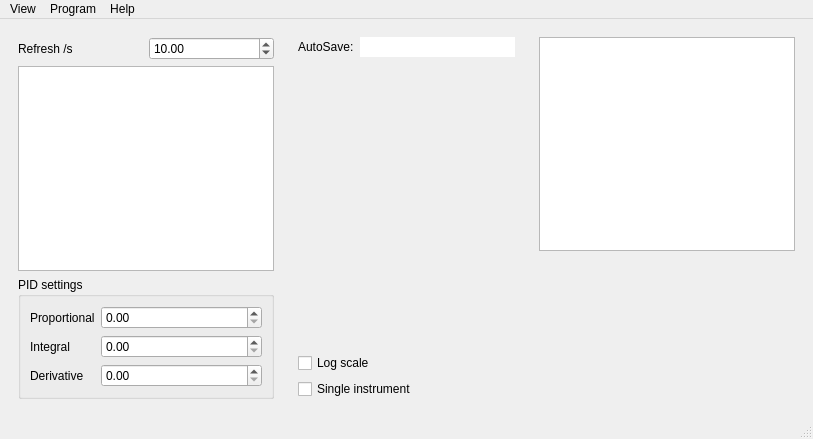
<?xml version="1.0" encoding="UTF-8"?>
<ui version="4.0">
 <class>Controller</class>
 <widget class="QMainWindow" name="Controller">
  <property name="geometry">
   <rect>
    <x>0</x>
    <y>0</y>
    <width>813</width>
    <height>439</height>
   </rect>
  </property>
  <property name="windowTitle">
   <string>MainWindow</string>
  </property>
  <widget class="QWidget" name="centralwidget">
   <layout class="QHBoxLayout" name="horizontalLayout">
    <item>
     <widget class="QWidget" name="instrumentPanel" native="true">
      <layout class="QVBoxLayout" name="verticalLayout">
       <item>
        <layout class="QHBoxLayout" name="horizontalLayout_3">
         <item>
          <widget class="QLabel" name="label">
           <property name="text">
            <string>Refresh /s</string>
           </property>
           <property name="buddy">
            <cstring>refreshRateEditor</cstring>
           </property>
          </widget>
         </item>
         <item>
          <widget class="QDoubleSpinBox" name="refreshRateEditor">
           <property name="minimum">
            <double>0.010000000000000</double>
           </property>
           <property name="maximum">
            <double>3600.000000000000000</double>
           </property>
           <property name="value">
            <double>10.000000000000000</double>
           </property>
          </widget>
         </item>
        </layout>
       </item>
       <item>
        <widget class="QTableView" name="driverView">
         <property name="contextMenuPolicy">
          <enum>Qt::CustomContextMenu</enum>
         </property>
         <property name="selectionMode">
          <enum>QAbstractItemView::SingleSelection</enum>
         </property>
         <property name="selectionBehavior">
          <enum>QAbstractItemView::SelectRows</enum>
         </property>
         <attribute name="horizontalHeaderStretchLastSection">
          <bool>true</bool>
         </attribute>
         <attribute name="verticalHeaderDefaultSectionSize">
          <number>20</number>
         </attribute>
        </widget>
       </item>
       <item>
        <widget class="QGroupBox" name="pidBox">
         <property name="title">
          <string>PID settings</string>
         </property>
         <layout class="QFormLayout" name="formLayout">
          <item row="0" column="0">
           <widget class="QLabel" name="label_2">
            <property name="text">
             <string>Proportional</string>
            </property>
           </widget>
          </item>
          <item row="0" column="1">
           <widget class="QDoubleSpinBox" name="pEditor"/>
          </item>
          <item row="1" column="0">
           <widget class="QLabel" name="label_3">
            <property name="text">
             <string>Integral</string>
            </property>
           </widget>
          </item>
          <item row="1" column="1">
           <widget class="QDoubleSpinBox" name="iEditor"/>
          </item>
          <item row="2" column="0">
           <widget class="QLabel" name="label_4">
            <property name="text">
             <string>Derivative</string>
            </property>
           </widget>
          </item>
          <item row="2" column="1">
           <widget class="QDoubleSpinBox" name="dEditor"/>
          </item>
         </layout>
        </widget>
       </item>
      </layout>
     </widget>
    </item>
    <item>
     <widget class="QWidget" name="monitorPanel" native="true">
      <layout class="QVBoxLayout" name="verticalLayout_2">
       <item>
        <layout class="QHBoxLayout" name="horizontalLayout_2">
         <item>
          <widget class="QLabel" name="autoSaveLabel">
           <property name="text">
            <string>AutoSave:</string>
           </property>
          </widget>
         </item>
         <item>
          <widget class="QLineEdit" name="autoSaveEdit">
           <property name="frame">
            <bool>false</bool>
           </property>
           <property name="readOnly">
            <bool>true</bool>
           </property>
          </widget>
         </item>
        </layout>
       </item>
       <item>
        <widget class="QwtPlot" name="dataPlot">
         <property name="contextMenuPolicy">
          <enum>Qt::CustomContextMenu</enum>
         </property>
        </widget>
       </item>
       <item>
        <layout class="QVBoxLayout" name="verticalLayout_4">
         <item>
          <widget class="QCheckBox" name="dataPlotLogScaleCB">
           <property name="text">
            <string>Log scale</string>
           </property>
          </widget>
         </item>
         <item>
          <widget class="QCheckBox" name="dataPlotSingleInstrumentCB">
           <property name="text">
            <string>Single instrument</string>
           </property>
          </widget>
         </item>
        </layout>
       </item>
      </layout>
     </widget>
    </item>
    <item>
     <widget class="QWidget" name="programPanel" native="true">
      <layout class="QVBoxLayout" name="verticalLayout_3">
       <item>
        <widget class="QTableView" name="programView">
         <property name="sizePolicy">
          <sizepolicy hsizetype="Expanding" vsizetype="Expanding">
           <horstretch>0</horstretch>
           <verstretch>3</verstretch>
          </sizepolicy>
         </property>
         <property name="contextMenuPolicy">
          <enum>Qt::CustomContextMenu</enum>
         </property>
         <attribute name="verticalHeaderVisible">
          <bool>false</bool>
         </attribute>
         <attribute name="verticalHeaderDefaultSectionSize">
          <number>20</number>
         </attribute>
        </widget>
       </item>
       <item>
        <widget class="QwtPlot" name="previewPlot">
         <property name="sizePolicy">
          <sizepolicy hsizetype="Expanding" vsizetype="Expanding">
           <horstretch>0</horstretch>
           <verstretch>2</verstretch>
          </sizepolicy>
         </property>
        </widget>
       </item>
      </layout>
     </widget>
    </item>
   </layout>
  </widget>
  <widget class="QMenuBar" name="menubar">
   <property name="geometry">
    <rect>
     <x>0</x>
     <y>0</y>
     <width>813</width>
     <height>19</height>
    </rect>
   </property>
   <widget class="QMenu" name="menuView">
    <property name="title">
     <string>View</string>
    </property>
    <addaction name="actionShow_program_panel"/>
    <addaction name="actionShow_monitor_panel"/>
    <addaction name="actionShow_PID_settings"/>
    <addaction name="actionShow_instrument_panel"/>
   </widget>
   <widget class="QMenu" name="menuProgram">
    <property name="title">
     <string>Program</string>
    </property>
   </widget>
   <widget class="QMenu" name="menuHelp">
    <property name="title">
     <string>Help</string>
    </property>
    <addaction name="actionAbout_pyhard2"/>
   </widget>
   <addaction name="menuView"/>
   <addaction name="menuProgram"/>
   <addaction name="menuHelp"/>
  </widget>
  <widget class="QStatusBar" name="statusbar"/>
  <action name="actionShow_PID_settings">
   <property name="checkable">
    <bool>true</bool>
   </property>
   <property name="checked">
    <bool>true</bool>
   </property>
   <property name="text">
    <string>Show PID settings</string>
   </property>
  </action>
  <action name="actionShow_instrument_panel">
   <property name="checkable">
    <bool>true</bool>
   </property>
   <property name="checked">
    <bool>true</bool>
   </property>
   <property name="text">
    <string>Show instrument panel</string>
   </property>
  </action>
  <action name="actionShow_monitor_panel">
   <property name="checkable">
    <bool>true</bool>
   </property>
   <property name="checked">
    <bool>true</bool>
   </property>
   <property name="text">
    <string>Show monitor panel</string>
   </property>
  </action>
  <action name="actionShow_program_panel">
   <property name="checkable">
    <bool>true</bool>
   </property>
   <property name="checked">
    <bool>true</bool>
   </property>
   <property name="text">
    <string>Show program panel</string>
   </property>
  </action>
  <action name="actionAbout_pyhard2">
   <property name="text">
    <string>About pyhard2</string>
   </property>
  </action>
 </widget>
 <customwidgets>
  <customwidget>
   <class>QwtPlot</class>
   <extends>QFrame</extends>
   <header>qwt_plot.h</header>
  </customwidget>
 </customwidgets>
 <resources/>
 <connections>
  <connection>
   <sender>actionShow_PID_settings</sender>
   <signal>triggered(bool)</signal>
   <receiver>pidBox</receiver>
   <slot>setVisible(bool)</slot>
   <hints>
    <hint type="sourcelabel">
     <x>-1</x>
     <y>-1</y>
    </hint>
    <hint type="destinationlabel">
     <x>151</x>
     <y>418</y>
    </hint>
   </hints>
  </connection>
  <connection>
   <sender>actionShow_instrument_panel</sender>
   <signal>triggered(bool)</signal>
   <receiver>instrumentPanel</receiver>
   <slot>setVisible(bool)</slot>
   <hints>
    <hint type="sourcelabel">
     <x>-1</x>
     <y>-1</y>
    </hint>
    <hint type="destinationlabel">
     <x>151</x>
     <y>254</y>
    </hint>
   </hints>
  </connection>
  <connection>
   <sender>actionShow_monitor_panel</sender>
   <signal>triggered(bool)</signal>
   <receiver>monitorPanel</receiver>
   <slot>setVisible(bool)</slot>
   <hints>
    <hint type="sourcelabel">
     <x>-1</x>
     <y>-1</y>
    </hint>
    <hint type="destinationlabel">
     <x>382</x>
     <y>254</y>
    </hint>
   </hints>
  </connection>
  <connection>
   <sender>actionShow_program_panel</sender>
   <signal>triggered(bool)</signal>
   <receiver>programPanel</receiver>
   <slot>setVisible(bool)</slot>
   <hints>
    <hint type="sourcelabel">
     <x>-1</x>
     <y>-1</y>
    </hint>
    <hint type="destinationlabel">
     <x>613</x>
     <y>254</y>
    </hint>
   </hints>
  </connection>
 </connections>
</ui>
